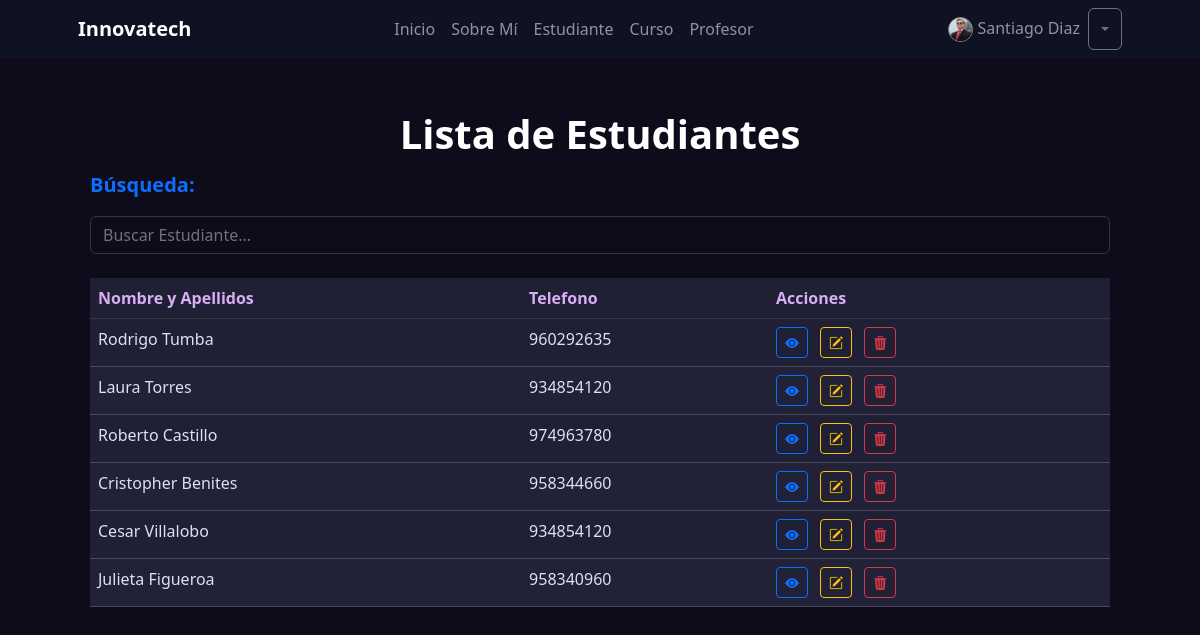
Page /estudiante/list/ (signed in) on the committed database.
### coordinador/models.py (models this page shows, shortened)
class Coordinador(models.Model):
    usuario = models.OneToOneField(
        User, on_delete=models.SET_NULL, null=True, related_name="coordinador")
    telefono = models.CharField(max_length=10)
    imagen = models.ImageField(
        upload_to='coordinadores', null=True, blank=True)

### estudiante/models.py (models this page shows, shortened)
class Estudiante(models.Model):
    nombre = models.CharField(max_length=50)
    apellido = models.CharField(max_length=50)
    edad = models.IntegerField()
    email = models.EmailField()
    telefono = models.CharField(max_length=10)
    fecha_registro = models.DateTimeField(auto_now_add=True)
    imagen = models.ImageField(upload_to='estudiantes', null=True, blank=True)
    class Meta:
        verbose_name = 'Estudiante'
        verbose_name_plural = 'Estudiantes'

### estudiante/views.py (the view)
# urls.py: path("list/", views.EstudianteList.as_view(), name="list"),
class EstudianteList(ListView):
    model = models.Estudiante
    def get_queryset(self) -> QuerySet:
        if self.request.GET.get("consulta"):
            consulta = self.request.GET.get("consulta")
            object_list = models.Estudiante.objects.filter(
                Q(nombre__icontains=consulta) | Q(apellido__icontains=consulta))
        else:
            object_list = models.Estudiante.objects.all()
        return object_list

### estudiante/templates/estudiante/estudiante_list.html (shortened to what this page needs)
{% extends 'core/base.html' %}
{% block titulo %}Lista de Estudiantes{% endblock titulo %}
{% block contenido %}
    <div class="container">
        <div class="row">
            <form action="{% url 'estudiante:list' %}" method="get">
                <label class="fs-5 fw-bold mb-3 text-primary">Búsqueda:</label>
                <input
                    type="text"
                    name="consulta"
                    class="form-control"
                    placeholder="Buscar Estudiante..."
                >
            </form>
        </div>
        <div class="row my-4">
            <div class="col">
                {% if object_list %}
                    <table class="table table-striped table-hover"  style="background: #212138; border-color: #ffffff2f;">
                        <thead class="table-dark">
                            <tr>
                                <th scope="col" style="background: #1F2034!important; color: #d8aef4;">Nombre y Apellidos</th>
                                <th scope="col" style="background: #1F2034!important; color: #d8aef4;">Telefono</th>
                                <th scope="col" style="background: #1F2034!important; color: #d8aef4;" >Acciones</th>
                            </tr>
                        </thead>
                        <tbody>
                            {% for object in object_list %}
                                <tr>
                                    <td style="color: #dae3ef">{{ object.nombre }} {{object.apellido}}</td>
                                    <td style="color: #dae3ef">{{ object.telefono }}</td>
                                    <td>
                                        <a href="{% url 'estudiante:detail' object.id %}" class="btn btn-outline-primary btn-sm me-2">
                                            <i class="bi bi-eye-fill"></i>
                                        </a>
                                        <a href="{% url 'estudiante:update' object.id %}" class="btn btn-outline-warning btn-sm me-2">
                                            <i class="bi bi-pencil-square"></i>
                                        </a>
                                        <a href="{% url 'estudiante:delete' object.id %}" class="btn btn-outline-danger btn-sm">
                                            <i class="bi bi-trash3-fill"></i>
                                        </a>
                                    </td>
                                </tr>
                            {% endfor %}
                        </tbody>
                    </table>
                {% elif not object_list and request.GET.consulta %}
                    <p class="text-center py-4 m-2 fs-4 text-info text-bg-dark fw-bold rounded-4">
                        No hay Estudiante registrado con ese nombre 🫤
                    </p>
                {% else %}
                    <p class="text-center py-4 m-2 fs-4 text-warning text-bg-dark fw-bold rounded-4">
                       Aún no hay Estudiante registrados 📢
                    </p>
                {% endif %}
            </div>
        </div>
    </div>
{% endblock contenido %}

### core/templates/core/components/navbar.html (shortened to what this page needs)
<nav class="navbar navbar-expand-lg navbar-dark bg-dark" style="background: #0e1d2c6e!important;">
    <div class="container px-5">
        <a class="navbar-brand" href="{% url 'core:home' %}"><b>Innovatech</b></a>
        <div class="collapse navbar-collapse justify-content-center " id="navbarSupportedContent">
            <ul class="navbar-nav mb-2 mb-lg-0">
                <li class="nav-item">
                    <a class="nav-link {% if  request.path == "/"%}active{% endif %}" aria-current="page" href="{% url 'core:home' %}">Inicio</a>
                </li>
                <li class="nav-item">
                    <a class="nav-link {% if  request.path == "/about/"%}active{% endif %}" aria-current="page" href="{% url 'core:about' %}">Sobre Mí</a>
                </li>
                {% if user.is_authenticated %}
                    <li class="nav-item">
                        <a class="nav-link {% if  request.path == '/estudiante/'%}active{% endif %}" href="{% url 'estudiante:home' %}">Estudiante</a>
                    </li>
                    <li class="nav-item">
                        <a class="nav-link {% if  request.path == '/curso/'%}active{% endif %}" href="{% url 'curso:home' %}">Curso</a>
                    </li>
                    <li class="nav-item">
                        <a class="nav-link {% if  request.path == '/profesor/'%}active{% endif %}" href="{% url 'profesor:home' %}">Profesor</a>
                    </li>
                {% endif %}
            </ul>
        </div>
        <div class="navbar-nav ml-auto">
            {% if user.is_authenticated %}
                <li class="nav-item">
                    <a class="nav-link">
                        {% if user.coordinador.imagen %}
                            <img src="{{user.coordinador.imagen.url}}"  style="width: 25px; border: 1px solid #929292"alt="Imagen de Perfil" class="rounded-circle">
                        {% else %}
                            <i class="bi bi-person-circle"></i>
                        {% endif %}
                        {% if user.first_name %}
                            {{ user.first_name }} {{ user.last_name }}
                        {% else %}
                            {{ user.username }}
                        {% endif %}
                    </a>
                </li>
                <div class="btn-group">
                    <button type="button" class="btn btn-outline-secondary dropdown-toggle" data-bs-toggle="dropdown" aria-expanded="false"></button>
                  </div>
            {% endif %}
        </div>
    </div>
</nav>

### core/templates/core/base.html (style rules this page uses)
input, select, textarea, option { background: #c9c9c900 !important; color: #b7b7b7 !important; border-color: #9090904c !important; }

### rows in the picture
Estudiante: nombre "Rodrigo", apellido "Tumba", telefono "960292635"
Estudiante: nombre "Laura", apellido "Torres", telefono "934854120"
Estudiante: nombre "Roberto", apellido "Castillo", telefono "974963780"
Estudiante: nombre "Cristopher", apellido "Benites", telefono "958344660"
Estudiante: nombre "Cesar", apellido "Villalobo", telefono "934854120"
Estudiante: nombre "Julieta", apellido "Figueroa", telefono "958340960"

### other values in the picture
{{ user.first_name }} "Santiago"
{{ user.last_name }} "Diaz"
